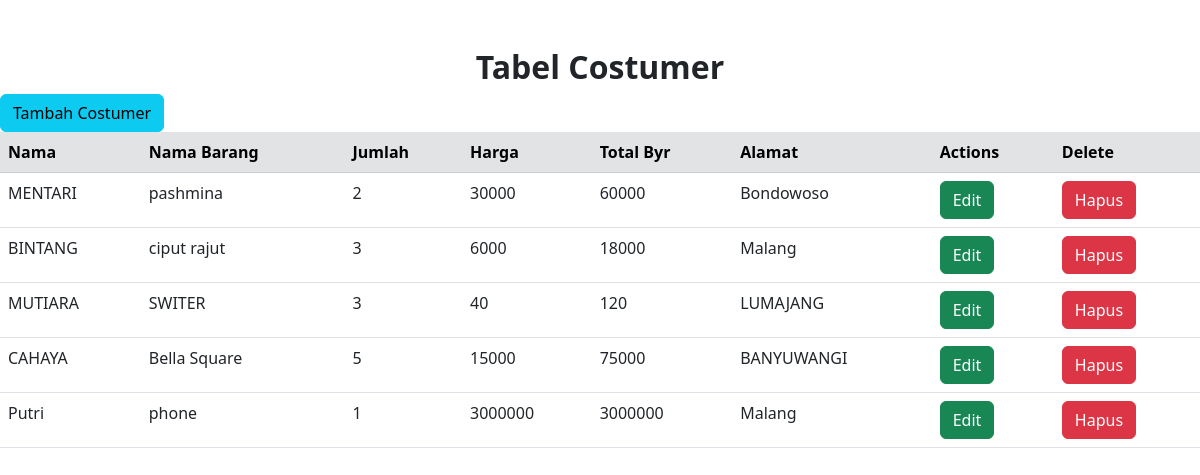
Page /costumer/ on the committed database.
### dashboard/models.py (models this page shows, shortened)
class Costumer(models.Model):
    nama = models.CharField(max_length=70)
    namabrg = models.CharField(max_length=70)
    jumlahbrg = models.IntegerField()
    harga = models.BigIntegerField()
    totalbyr = models.BigIntegerField()
    alamat = models.CharField(max_length=150)

### dashboard/views.py (the view)
# urls.py: path("costumer/", List_costumer, name='costumer'),
def List_costumer(request):
    Costumers = Costumer.objects.all()
    konteks={
        'Costumers':Costumers
    }
    return render(request, 'costumer.html', konteks)

### dashboard/templates/costumer.html (shortened to what this page needs)
<!DOCTYPE html>
<html lang="en">
<head>
    <link href="https://cdn.jsdelivr.net/npm/bootstrap@5.2.2/dist/css/bootstrap.min.css" rel="stylesheet">
</head>
<body>
  <center>
  <h2 class="mt-5 fw-bolder">Tabel Costumer</h2>
  </center>
  <a href="{% url 'addcostumer' %}" class="btn btn-info" role="button" aria-disabled="true">Tambah Costumer</a>
    <table class="table">
        <thead class="table-secondary">
            <tr>
              <th scope="col">Nama</th>
              <th scope="col">Nama Barang</th>
              <th scope="col">Jumlah</th>
              <th scope="col">Harga</th>
              <th scope="col">Total Byr</th>
              <th scope="col">Alamat</th>
              <th scope="col">Actions</th>
              <th scope="col">Delete</th>
            </tr>
          </thead>
          <tbody>
            {% for Costumer in Costumers %}
            <tr>
                <td>{{ Costumer.nama }}</td>
                <td>{{ Costumer.namabrg }}</td>
                <td>{{ Costumer.jumlahbrg }}</td>
                <td>{{ Costumer.harga }}</td>
                <td>{{ Costumer.totalbyr }}</td>
                <td>{{ Costumer.alamat }}</td>
                <td><a class="btn btn-success" href="{% url 'ubah_costumer' Costumer.id %}">Edit</a></td>
                <td><button type="button" class="btn btn-danger" data-bs-toggle="modal"
                  data-bs-target="#hapus-{{ Costumer.id }}">Hapus</button></td>
            </tr>
            {% endfor %}
        </tbody>
      </table>
</body>
</html>

### rows in the picture
Costumer: nama "MENTARI", namabrg "pashmina", jumlahbrg "2", harga "30000", totalbyr "60000", alamat "Bondowoso"
Costumer: nama "BINTANG", namabrg "ciput rajut", jumlahbrg "3", harga "6000", totalbyr "18000", alamat "Malang"
Costumer: nama "MUTIARA", namabrg "SWITER", jumlahbrg "3", harga "40", totalbyr "120", alamat "LUMAJANG"
Costumer: nama "CAHAYA", namabrg "Bella Square", jumlahbrg "5", harga "15000", totalbyr "75000", alamat "BANYUWANGI"
Costumer: nama "Putri", namabrg "phone", jumlahbrg "1", harga "3000000", totalbyr "3000000", alamat "Malang"
